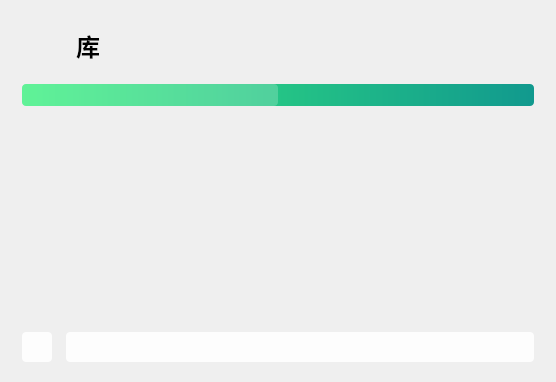
<?xml version="1.0" encoding="UTF-8"?>
<ui version="4.0">
 <class>sp_libraries</class>
 <widget class="QWidget" name="sp_libraries">
  <property name="geometry">
   <rect>
    <x>0</x>
    <y>0</y>
    <width>556</width>
    <height>382</height>
   </rect>
  </property>
  <property name="windowTitle">
   <string>Form</string>
  </property>
  <layout class="QHBoxLayout" name="horizontalLayout_3">
   <item>
    <widget class="QWidget" name="widget" native="true">
     <property name="styleSheet">
      <string notr="true">border-radius: 4px;
background-color: rgba(255, 255, 255, 0);
border:0px solid #BDBDBD;</string>
     </property>
     <layout class="QVBoxLayout" name="verticalLayout_2">
      <property name="leftMargin">
       <number>11</number>
      </property>
      <property name="rightMargin">
       <number>11</number>
      </property>
      <item>
       <layout class="QVBoxLayout" name="verticalLayout">
        <property name="spacing">
         <number>14</number>
        </property>
        <item>
         <layout class="QHBoxLayout" name="horizontalLayout_2">
          <property name="spacing">
           <number>14</number>
          </property>
          <item>
           <widget class="QLabel" name="icon">
            <property name="minimumSize">
             <size>
              <width>40</width>
              <height>40</height>
             </size>
            </property>
            <property name="maximumSize">
             <size>
              <width>40</width>
              <height>40</height>
             </size>
            </property>
            <property name="styleSheet">
             <string notr="true">border-radius: 4px;
border:0px solid #BDBDBD;
image: url(:/ico/image/ico/btnEmulator/menu-line.svg);</string>
            </property>
            <property name="text">
             <string/>
            </property>
           </widget>
          </item>
          <item>
           <widget class="QLabel" name="title">
            <property name="minimumSize">
             <size>
              <width>0</width>
              <height>50</height>
             </size>
            </property>
            <property name="maximumSize">
             <size>
              <width>16777215</width>
              <height>50</height>
             </size>
            </property>
            <property name="font">
             <font>
              <pointsize>18</pointsize>
              <bold>true</bold>
             </font>
            </property>
            <property name="styleSheet">
             <string notr="true">border-radius: 4px;
border:0px solid #BDBDBD;</string>
            </property>
            <property name="text">
             <string>库</string>
            </property>
           </widget>
          </item>
         </layout>
        </item>
        <item>
         <widget class="QProgressBar" name="progressBar">
          <property name="styleSheet">
           <string notr="true">QProgressBar{
	font:9pt;
	border-radius:4px;
	text-align:center;
	/*border:1px solid #E8EDF2;*/
    border:0px solid #E8EDF2;
	background-color: qlineargradient(x1:0,y1:1,x1:1,y1:0,stop:0 #11998e, stop:1 #38ef7d);
}
QProgressBar:chunk{
	border-radius:4px;
	background-color:rgba(255,255,255,0.2);
}
</string>
          </property>
          <property name="maximum">
           <number>0</number>
          </property>
          <property name="value">
           <number>-1</number>
          </property>
          <property name="textVisible">
           <bool>true</bool>
          </property>
         </widget>
        </item>
        <item>
         <widget class="QListView" name="listView">
          <property name="enabled">
           <bool>true</bool>
          </property>
          <property name="font">
           <font/>
          </property>
         </widget>
        </item>
        <item>
         <layout class="QHBoxLayout" name="horizontalLayout">
          <item>
           <widget class="QPushButton" name="back_to_basePage">
            <property name="minimumSize">
             <size>
              <width>30</width>
              <height>30</height>
             </size>
            </property>
            <property name="maximumSize">
             <size>
              <width>30</width>
              <height>30</height>
             </size>
            </property>
            <property name="styleSheet">
             <string notr="true">QPushButton{background-color:rgba(255,255,255,0.9);border-radius:4px;border:0px;}
QPushButton:hover{background-color:rgba(255,255,255,0.7);}
QPushButton:pressed{background-color:rgba(255,255,255,0.6);}</string>
            </property>
            <property name="text">
             <string/>
            </property>
            <property name="icon">
             <iconset resource="../../ico.qrc">
              <normaloff>:/ico/image/ico/arrow-left-line.svg</normaloff>:/ico/image/ico/arrow-left-line.svg</iconset>
            </property>
            <property name="iconSize">
             <size>
              <width>18</width>
              <height>18</height>
             </size>
            </property>
           </widget>
          </item>
          <item>
           <widget class="QPushButton" name="refreshBtn">
            <property name="sizePolicy">
             <sizepolicy hsizetype="Expanding" vsizetype="Fixed">
              <horstretch>0</horstretch>
              <verstretch>0</verstretch>
             </sizepolicy>
            </property>
            <property name="minimumSize">
             <size>
              <width>30</width>
              <height>30</height>
             </size>
            </property>
            <property name="maximumSize">
             <size>
              <width>16777215</width>
              <height>30</height>
             </size>
            </property>
            <property name="styleSheet">
             <string notr="true">QPushButton{background-color:rgba(255,255,255,0.9);border-radius:4px;border:0px;}
QPushButton:hover{background-color:rgba(255,255,255,0.7);}
QPushButton:pressed{background-color:rgba(255,255,255,0.6);}</string>
            </property>
            <property name="text">
             <string/>
            </property>
            <property name="icon">
             <iconset resource="../../ico.qrc">
              <normaloff>:/ico/image/ico/refresh-line.svg</normaloff>:/ico/image/ico/refresh-line.svg</iconset>
            </property>
            <property name="iconSize">
             <size>
              <width>18</width>
              <height>18</height>
             </size>
            </property>
           </widget>
          </item>
         </layout>
        </item>
       </layout>
      </item>
     </layout>
    </widget>
   </item>
  </layout>
 </widget>
 <resources>
  <include location="../../ico.qrc"/>
 </resources>
 <connections/>
</ui>
